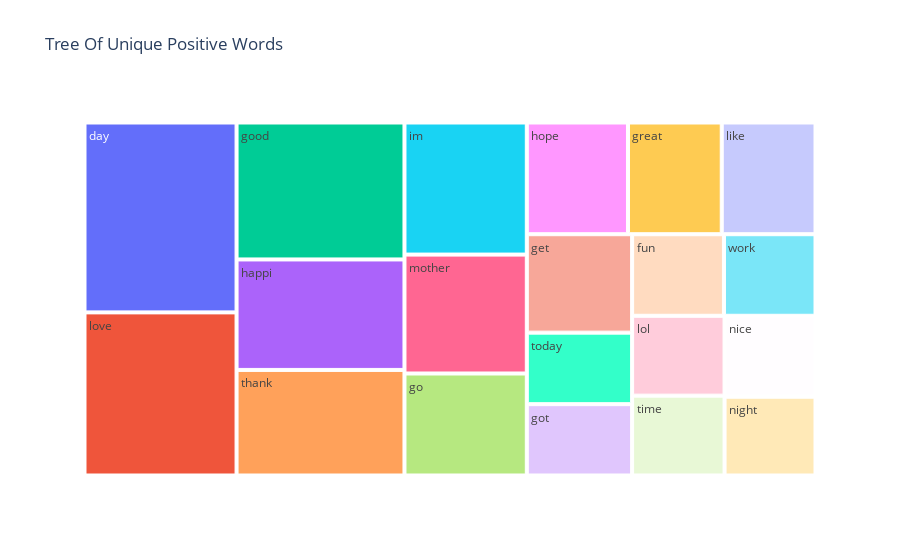

The cell this chart's notebook holds for it:
### Code cell
# Create a treemap using Plotly Express to visualize top positive words
fig = px.treemap(top_positive_words, path=['Word'], values='Count', title='Tree Of Unique Positive Words')
fig.show()

### Figure 1 — Plotly figure (JSON) as saved in the notebook; plotly's stock layout.template omitted (floating-point values rounded to 4 significant figures)
{"data": [{"branchvalues": "total", "domain": {"x": [0, 1], "y": [0, 1]}, "hovertemplate": "labels=%{label}<br>Count=%{value}<br>parent=%{parent}<br>id=%{id}<extra></extra>", "ids": ["day", "fun", "get", "go", "good", "got", "great", "happi", "hope", "im", "like", "lol", "love", "mother", "nice", "night", "thank", "time", "today", "work"], "labels": ["day", "fun", "get", "go", "good", "got", "great", "happi", "hope", "im", "like", "lol", "love", "mother", "nice", "night", "thank", "time", "today", "work"], "name": "", "parents": ["", "", "", "", "", "", "", "", "", "", "", "", "", "", "", "", "", "", "", ""], "type": "treemap", "values": [1326, 344, 476, 573, 1056, 345, 481, 852, 519, 742, 481, 339, 1139, 668, 338, 329, 814, 339, 346, 343]}], "layout": {"legend": {"tracegroupgap": 0}, "title": {"text": "Tree Of Unique Positive Words"}}}
